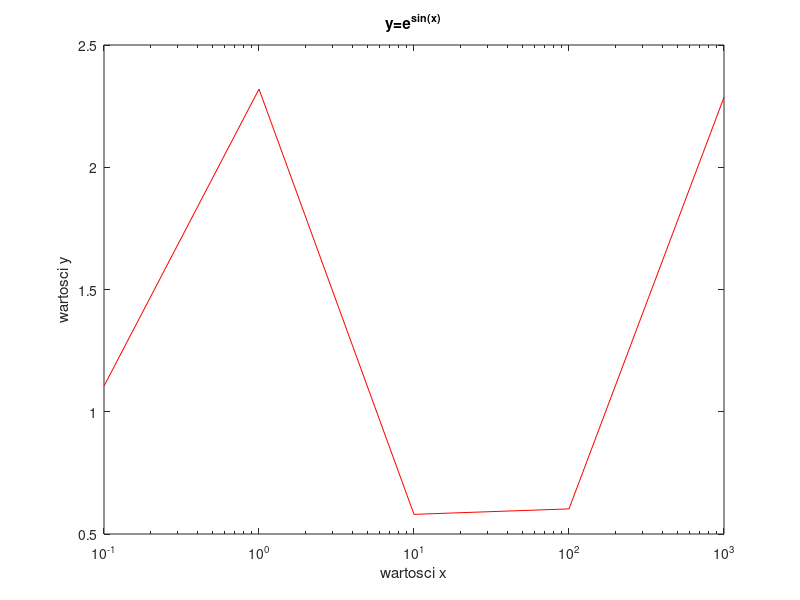

Reproduce this figure in MATLAB.
%ZAD4_4 rozwiązuje zadanie 4.4

N=input('Podaj w ilu punktach obliczać funkcję:');

x=logspace(-1, 3, N);
y=exp(sin(x)); 

figure
semilogx(x, y, 'r-')
xlabel('wartosci x')
ylabel('wartosci y')
title('y=e^{sin(x)}')